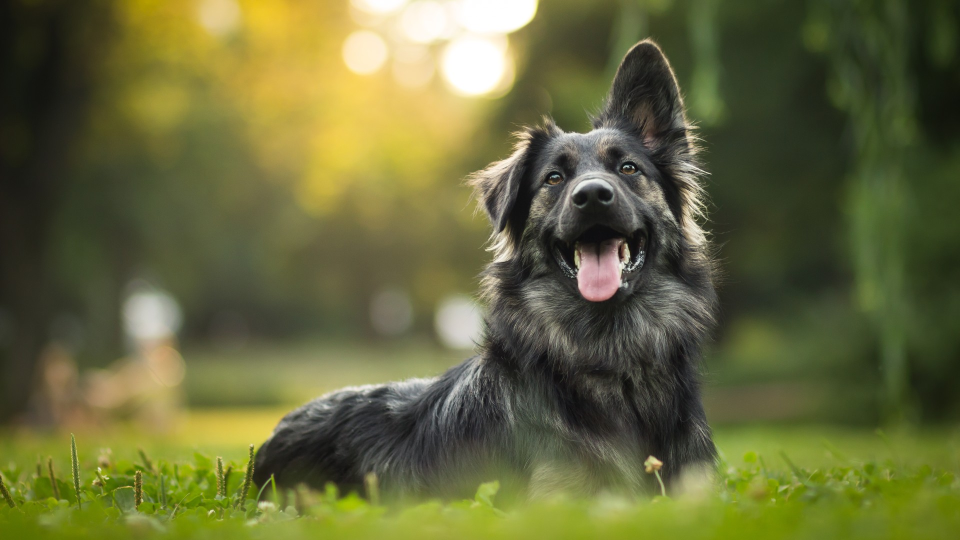
#> input picture Midterm/dog.jpg, 1920 x 1080 px (shown at 1/2 size)
$ python Q18.py
#> lines starting #> are read from the running program, lines starting #| are printed output that depends on the picture
'''
compile image manipulations into a video

generate 4 transformed images and compile the original + 4 transformed into a video with 5 frames
set frame rate of video to 1 frame per second

1. shifted image: translate image 50 pixels to right and 30 pixels down
2. rotated image: rotate 45 degrees around center without scaling
3. color-changed image: convert from BGR to Grayscale
4. text-overlayed image: place text "Transformed Image" on the image
    ensure text is at center-bottom of image and visible against background
'''
import cv2
import numpy as np
import copy
image = cv2.imread('dog.jpg')
#> image is the input picture: shape (1080, 1920, 3); mean B, G, R 59.6, 103.9, 102.2
image = cv2.resize(image, (900,600))
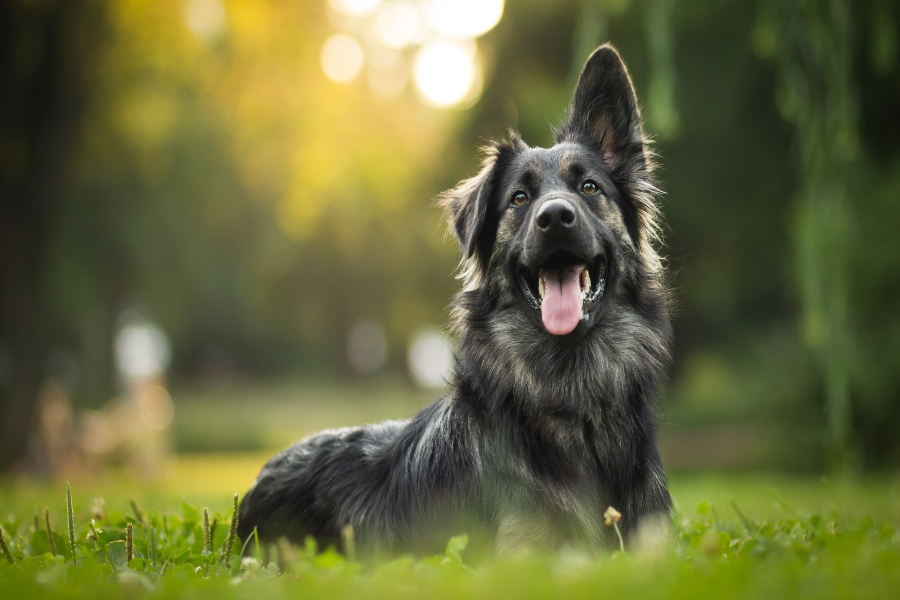
#> image: shape (600, 900, 3); mean B, G, R 59.5, 103.9, 102.1

#1 shift
img1 = copy.deepcopy(image)
height, width = img1.shape[:2]
#> height = 600; width = 900
tx, ty = 50, 30
M = np.float32([[1,0,tx],[0,1,ty]])
transImg = cv2.warpAffine(img1, M, (width, height))
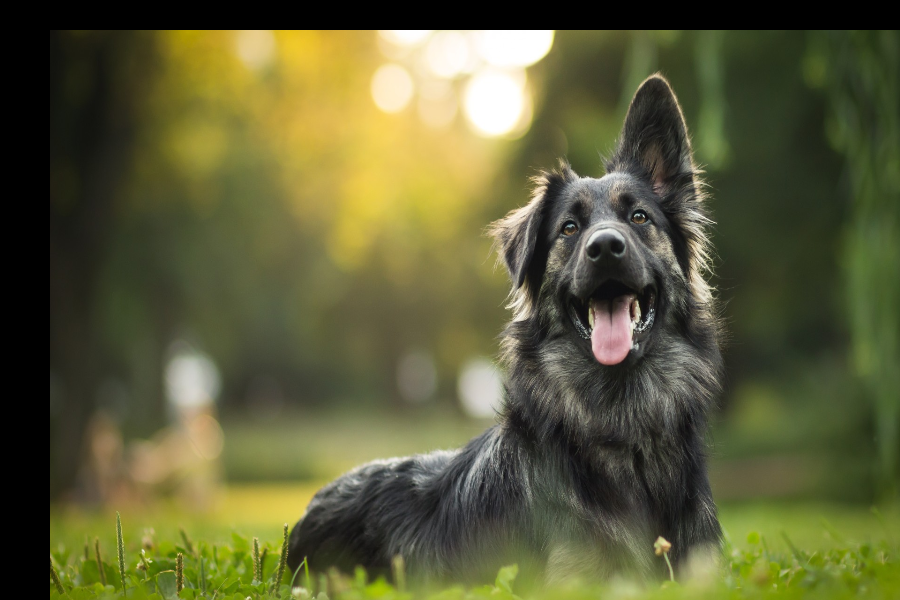
#> transImg: shape (600, 900, 3); mean B, G, R 56.4, 93.2, 92.9
cv2.imshow('1. Move Right and Down', transImg)
cv2.waitKey(0)
cv2.destroyAllWindows()

#2 rotate
img2 = copy.deepcopy(image)
height, width = img2.shape[:2]
center = (width // 2, height // 2)
#> center = (450, 300)
angle = 45
scale = 1.0
M = cv2.getRotationMatrix2D(center, angle, scale)
rotatedImg = cv2.warpAffine(img2, M, (width, height))
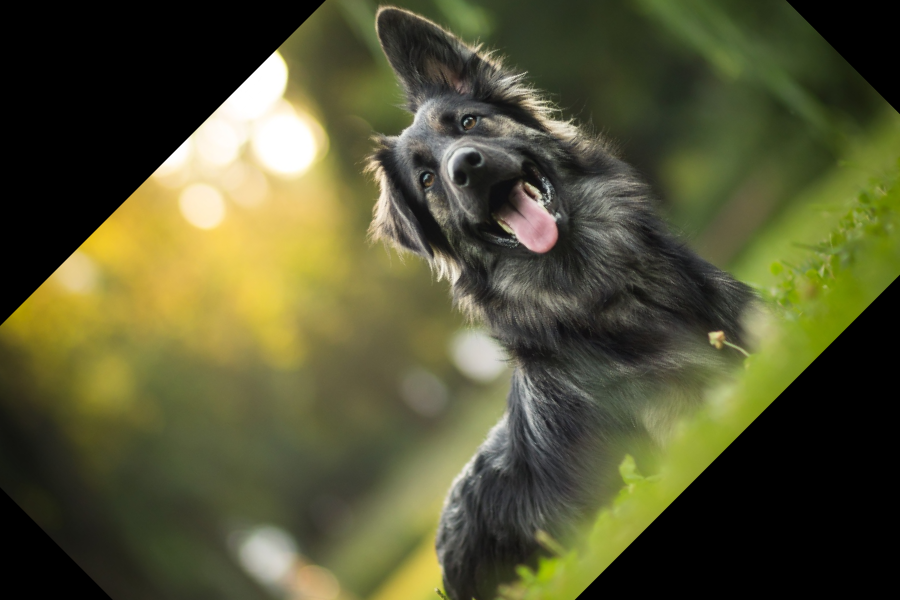
#> rotatedImg: shape (600, 900, 3); mean B, G, R 51.4, 84.2, 84.3
cv2.imshow('2. Rotated 45deg', rotatedImg)
cv2.waitKey(0)
cv2.destroyAllWindows()

#3 color change
img3 = copy.deepcopy(image)
grayImg = cv2.cvtColor(img3, cv2.COLOR_BGR2GRAY)
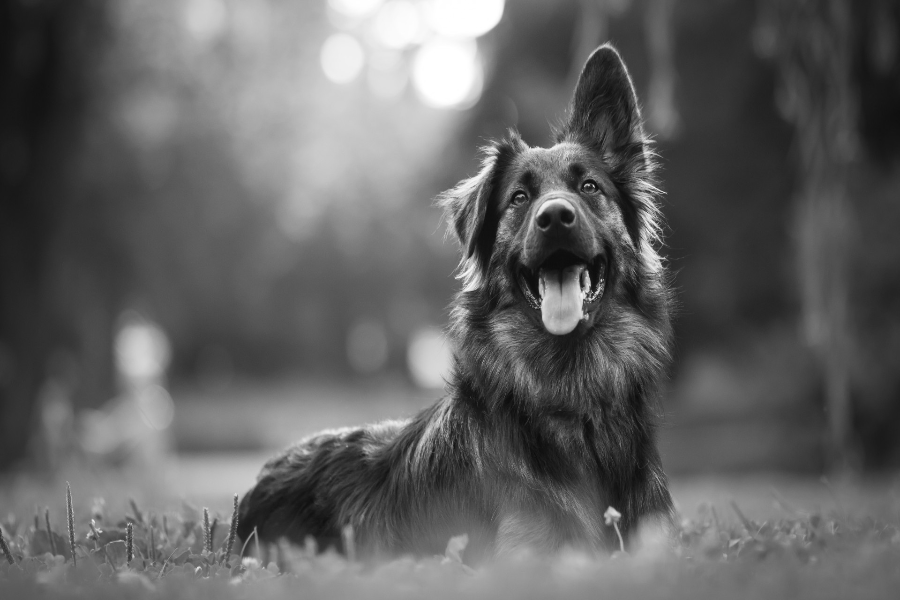
#> grayImg: shape (600, 900); min 11, max 255, mean 98.3
#need this conversion back to BGR bc video is expecting 3 channels and doesnt show the 1 channel img
grayImgFORVIDEO = cv2.cvtColor(grayImg, cv2.COLOR_GRAY2BGR)
cv2.imshow('3. Grayscale', grayImgFORVIDEO)
cv2.waitKey(0)
cv2.destroyAllWindows()

#4 subtitle
img4 = copy.deepcopy(image)
text = "Transformed Image"
bottom_corner_pos = (150,550)
font = cv2.FONT_HERSHEY_SIMPLEX
scale = 2
colour = (255,255,255)
thickness = 2
textImg = cv2.putText(img4,text,bottom_corner_pos,font,scale,colour,thickness)
cv2.imshow('4. With Text', textImg)
cv2.waitKey(0)
cv2.destroyAllWindows()

#5 make video
# define the codec and create VideoWriter object
fourcc = cv2.VideoWriter_fourcc(*'XVID')
# frames per second (1x speed, 0.5x speed executed with 2x frames later on)
frame_rate = 1.0
# frame size as width x height
frame_size = (900, 600)
# create the VideoWriter object
vidOut = cv2.VideoWriter('videoMid.avi', fourcc, frame_rate, frame_size)
#write all the frames
vidOut.write(image)
vidOut.write(transImg)
vidOut.write(rotatedImg)
vidOut.write(grayImgFORVIDEO)
vidOut.write(textImg)
vidOut.release()
